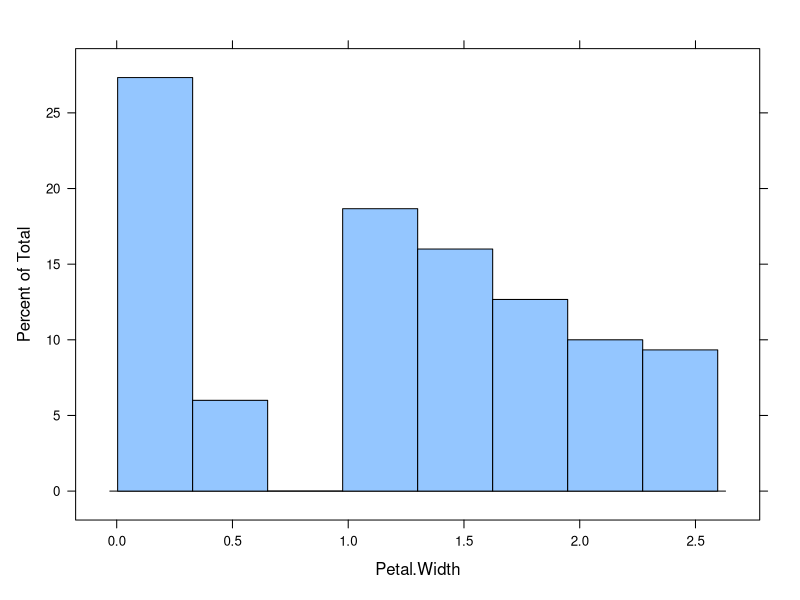
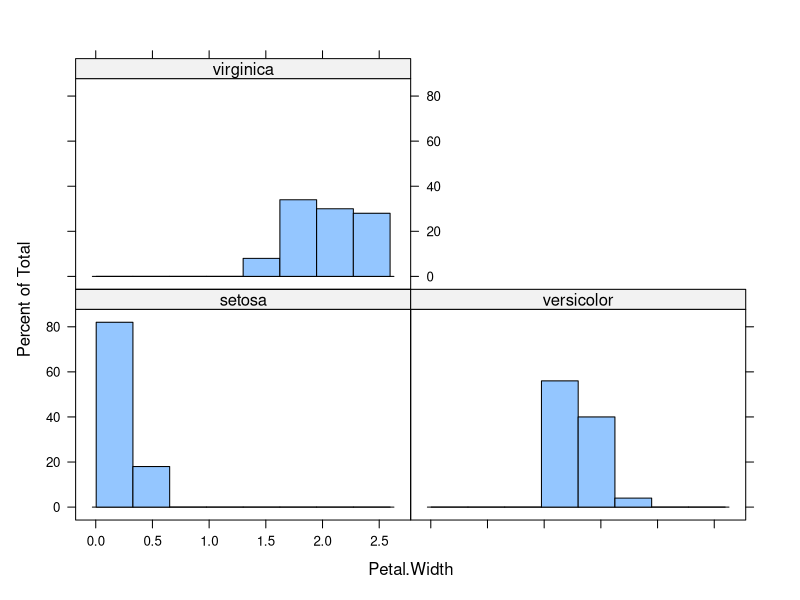
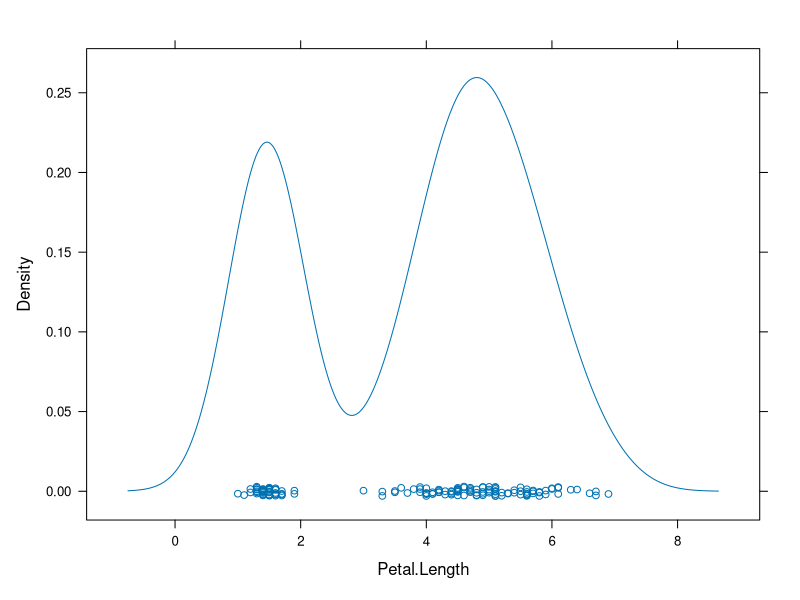
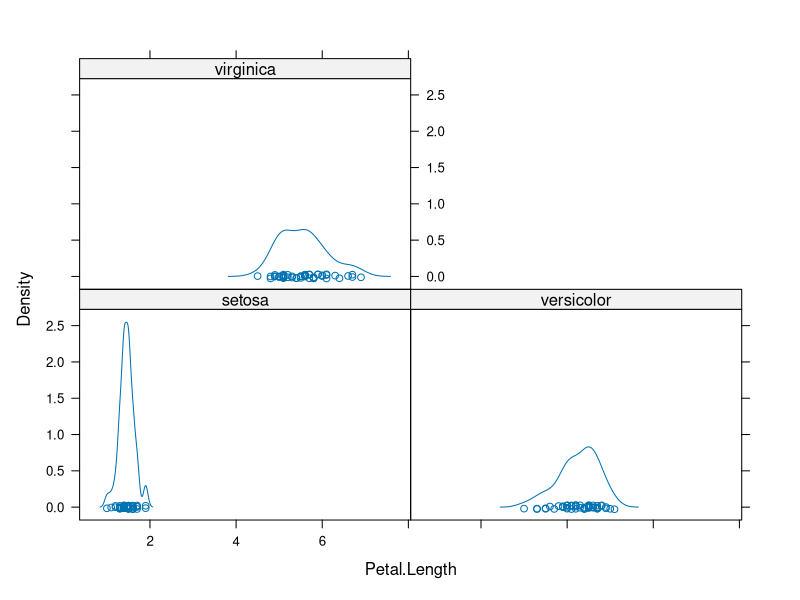
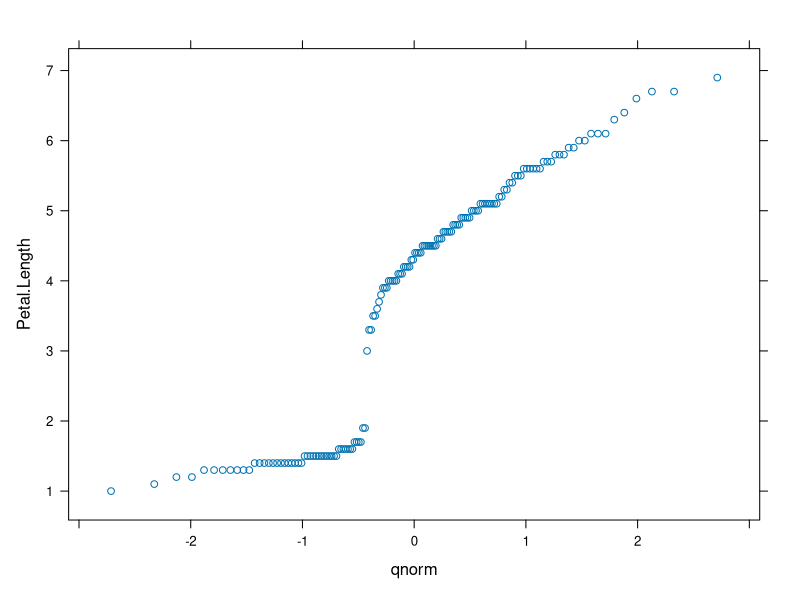
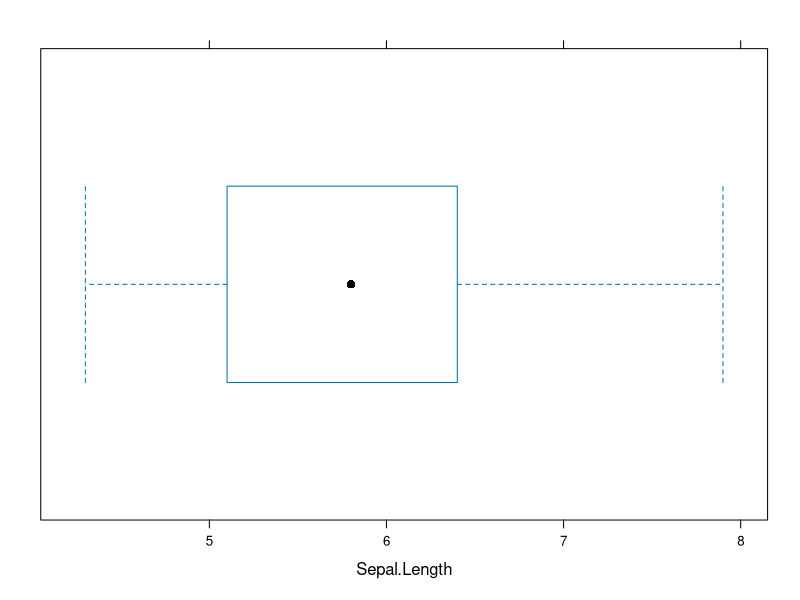
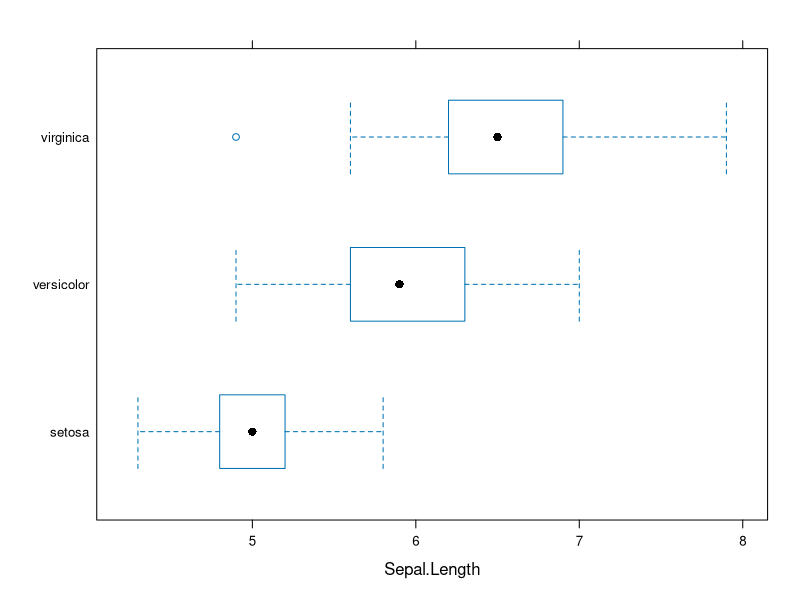
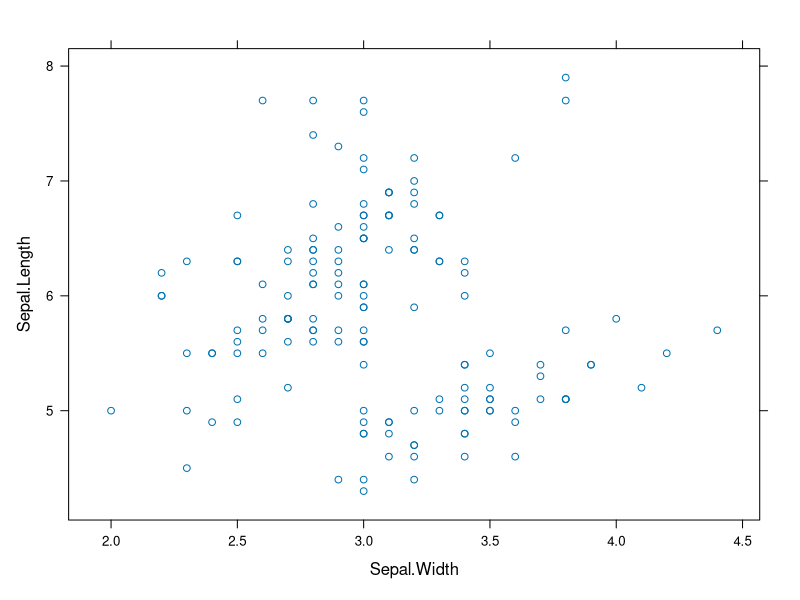

The R source for these figures, in order:
datasets::iris
library(lattice)
#defining ses.f to be a factor variable
iris$Species.f = factor(iris$Species, labels=c("setosa", "versicolor", "virginica"))
#histograms
histogram(~Petal.Width, iris)
histogram(~Petal.Width | Species.f, iris)
densityplot(~Petal.Length, iris)
densityplot(~Petal.Length | Species.f, iris)
qqmath(~Petal.Length, iris)
bwplot(~Sepal.Length, iris)
bwplot(Species.f~Sepal.Length, iris)
xyplot(Sepal.Length~Sepal.Width, iris)
xyplot(Sepal.Length~Sepal.Width | Species.f, iris)
subset <- iris[ , 3:4]
splom(~subset[ , 1:2])
reg <- lm(Sepal.Length~Petal.Length+Petal.Width+Species.f, iris)
par(mfrow=c(3,2))
plot(reg, which=1:2)
plot(reg, which=3:4)
plot(reg, which=5:6)
